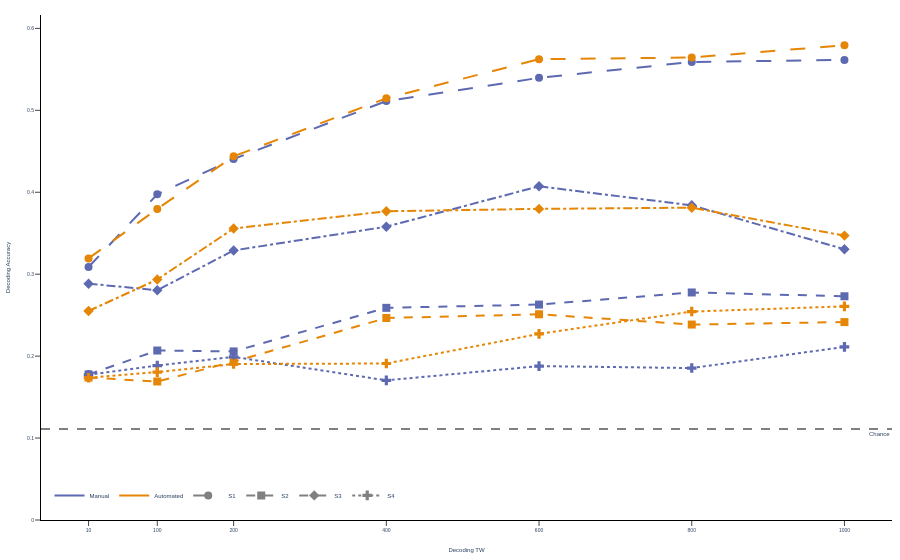

Source (notebook cell):
### Code cell
import plotly.graph_objects as go

# Prepare data: one line per patient Ã— aligner
df_plot = per_patient.copy()
df_plot["TW_value"] = df_plot["Decoding TW"].map(tw_map)

fig = go.Figure()

# assign each patient a dash style and marker
dash_styles = ["longdash", "dash", "dashdot", "dot", "longdashdot"]
marker_styles = ["circle", "square", "diamond", "cross", "triangle-up"]
patients = df_plot["Patient"].unique()
patient_dash_map = {
    patient: dash_styles[i % len(dash_styles)] for i, patient in enumerate(patients)
}
patient_marker_map = {
    patient: marker_styles[i % len(marker_styles)] for i, patient in enumerate(patients)
}

# Real traces (hidden from legend)
for patient in patients:
    for aligner in ["Manual", "Automated"]:
        df_sub = df_plot[(df_plot["Patient"] == patient) & (df_plot["Aligner"] == aligner)]
        df_sub = df_sub.sort_values("TW_value")

        fig.add_trace(
            go.Scatter(
                x=df_sub["TW_value"],
                y=df_sub["Accuracy"],
                mode="lines+markers",
                name=f"{aligner} - P{patient}",
                line=dict(
                    color=colorsmap[aligner],
                    dash=patient_dash_map[patient],
                    width=2
                ),
                marker=dict(
                    symbol=patient_marker_map[patient],
                    size=8,
                    color=colorsmap[aligner]
                ),
                showlegend=False
            )
        )

# Dummy traces for legend: aligners (color only)
for aligner in ["Manual", "Automated"]:
    fig.add_trace(
        go.Scatter(
            x=[None], y=[None],
            mode="lines",
            line=dict(color=colorsmap[aligner], width=2),
            name=aligner,
        )
    )

# Dummy traces for legend: patients (dash + marker, neutral color)
for patient in patients:
    fig.add_trace(
        go.Scatter(
            x=[None], y=[None],
            mode="lines+markers",
            line=dict(color="gray", dash=patient_dash_map[patient], width=2),
            marker=dict(symbol=patient_marker_map[patient], size=8, color="gray"),
            name=f"{patient}"
        )
    )

# Chance line
fig.add_hline(
    y=1/9,
    line_dash="dash",
    line_color="gray",
    annotation_text="Chance",
    annotation_position="bottom right"
)

# Axes formatting
fig.update_yaxes(
    title="Decoding Accuracy",
    rangemode="tozero",
    showline=True, linecolor="black", linewidth=1, ticks="outside",
    tickfont=dict(size=PLOT_STYLE['font']['size_tick']), title_font=dict(size=PLOT_STYLE['font']['size_label'])
)
fig.update_xaxes(
    title="Decoding TW",
    tickvals=list(tw_map.values()),
    ticktext=list(tw_mapms.values()),
    tickfont=dict(size=PLOT_STYLE['font']['size_tick']),
    title_font=dict(size=PLOT_STYLE['font']['size_label']),
    automargin=True,
    showline=True, linecolor="black", linewidth=1, ticks="outside"
)
fig.update_layout(
    plot_bgcolor='white',
    legend=dict(
        orientation='h',
        yanchor='bottom',
        y=0.02,
        xanchor='left',
        x=0.01,
        title_text=''
    ),
    title_text='',
    title_x=0.5,
    font=dict(size=PLOT_STYLE['font']['size_label'], family=PLOT_STYLE['font']['family']),
    margin=dict(l=35, r=8, t=15, b=40)
)

# fig.write_image(
#     "../figures/figure4/manualvsautomated_DecodingAccByDTWLinePlotbypat5.svg",
#     width=780,
#     height=543
# )

fig.show()

### Figure 1 — Plotly figure (JSON) as saved in the notebook; plotly's stock layout.template omitted (floating-point values rounded to 4 significant figures)
{"data": [{"line": {"color": "rgb(93, 105, 177)", "dash": "longdash", "width": 2}, "marker": {"color": "rgb(93, 105, 177)", "size": 8, "symbol": "circle"}, "mode": "lines+markers", "name": "Manual - PS1", "showlegend": false, "type": "scatter", "x": [0.01, 0.1, 0.2, 0.4, 0.6, 0.8, 1.0], "y": [0.3088, 0.3975, 0.4405, 0.5113, 0.5396, 0.559, 0.5615]}, {"line": {"color": "rgb(229, 134, 6)", "dash": "longdash", "width": 2}, "marker": {"color": "rgb(229, 134, 6)", "size": 8, "symbol": "circle"}, "mode": "lines+markers", "name": "Automated - PS1", "showlegend": false, "type": "scatter", "x": [0.01, 0.1, 0.2, 0.4, 0.6, 0.8, 1.0], "y": [0.3192, 0.3796, 0.4438, 0.5148, 0.5624, 0.5644, 0.5794]}, {"line": {"color": "rgb(93, 105, 177)", "dash": "dash", "width": 2}, "marker": {"color": "rgb(93, 105, 177)", "size": 8, "symbol": "square"}, "mode": "lines+markers", "name": "Manual - PS2", "showlegend": false, "type": "scatter", "x": [0.01, 0.1, 0.2, 0.4, 0.6, 0.8, 1.0], "y": [0.1777, 0.2068, 0.2057, 0.2589, 0.2629, 0.2777, 0.2731]}, {"line": {"color": "rgb(229, 134, 6)", "dash": "dash", "width": 2}, "marker": {"color": "rgb(229, 134, 6)", "size": 8, "symbol": "square"}, "mode": "lines+markers", "name": "Automated - PS2", "showlegend": false, "type": "scatter", "x": [0.01, 0.1, 0.2, 0.4, 0.6, 0.8, 1.0], "y": [0.1738, 0.169, 0.1933, 0.2465, 0.2511, 0.2385, 0.2416]}, {"line": {"color": "rgb(93, 105, 177)", "dash": "dashdot", "width": 2}, "marker": {"color": "rgb(93, 105, 177)", "size": 8, "symbol": "diamond"}, "mode": "lines+markers", "name": "Manual - PS3", "showlegend": false, "type": "scatter", "x": [0.01, 0.1, 0.2, 0.4, 0.6, 0.8, 1.0], "y": [0.2884, 0.2804, 0.329, 0.358, 0.4072, 0.3841, 0.3304]}, {"line": {"color": "rgb(229, 134, 6)", "dash": "dashdot", "width": 2}, "marker": {"color": "rgb(229, 134, 6)", "size": 8, "symbol": "diamond"}, "mode": "lines+markers", "name": "Automated - PS3", "showlegend": false, "type": "scatter", "x": [0.01, 0.1, 0.2, 0.4, 0.6, 0.8, 1.0], "y": [0.2551, 0.2935, 0.3558, 0.3768, 0.3797, 0.3812, 0.3471]}, {"line": {"color": "rgb(93, 105, 177)", "dash": "dot", "width": 2}, "marker": {"color": "rgb(93, 105, 177)", "size": 8, "symbol": "cross"}, "mode": "lines+markers", "name": "Manual - PS4", "showlegend": false, "type": "scatter", "x": [0.01, 0.1, 0.2, 0.4, 0.6, 0.8, 1.0], "y": [0.1773, 0.1885, 0.1991, 0.1704, 0.1879, 0.1854, 0.2113]}, {"line": {"color": "rgb(229, 134, 6)", "dash": "dot", "width": 2}, "marker": {"color": "rgb(229, 134, 6)", "size": 8, "symbol": "cross"}, "mode": "lines+markers", "name": "Automated - PS4", "showlegend": false, "type": "scatter", "x": [0.01, 0.1, 0.2, 0.4, 0.6, 0.8, 1.0], "y": [0.1737, 0.1805, 0.1904, 0.191, 0.2272, 0.2544, 0.2607]}, {"line": {"color": "rgb(93, 105, 177)", "width": 2}, "mode": "lines", "name": "Manual", "type": "scatter", "x": [null], "y": [null]}, {"line": {"color": "rgb(229, 134, 6)", "width": 2}, "mode": "lines", "name": "Automated", "type": "scatter", "x": [null], "y": [null]}, {"line": {"color": "gray", "dash": "longdash", "width": 2}, "marker": {"color": "gray", "size": 8, "symbol": "circle"}, "mode": "lines+markers", "name": "S1", "type": "scatter", "x": [null], "y": [null]}, {"line": {"color": "gray", "dash": "dash", "width": 2}, "marker": {"color": "gray", "size": 8, "symbol": "square"}, "mode": "lines+markers", "name": "S2", "type": "scatter", "x": [null], "y": [null]}, {"line": {"color": "gray", "dash": "dashdot", "width": 2}, "marker": {"color": "gray", "size": 8, "symbol": "diamond"}, "mode": "lines+markers", "name": "S3", "type": "scatter", "x": [null], "y": [null]}, {"line": {"color": "gray", "dash": "dot", "width": 2}, "marker": {"color": "gray", "size": 8, "symbol": "cross"}, "mode": "lines+markers", "name": "S4", "type": "scatter", "x": [null], "y": [null]}], "layout": {"annotations": [{"showarrow": false, "text": "Chance", "x": 1, "xanchor": "right", "xref": "x domain", "y": 0.1111, "yanchor": "top", "yref": "y"}], "font": {"family": "Arial", "size": 6}, "legend": {"orientation": "h", "title": {"text": ""}, "x": 0.01, "xanchor": "left", "y": 0.02, "yanchor": "bottom"}, "margin": {"b": 40, "l": 35, "r": 8, "t": 15}, "plot_bgcolor": "white", "shapes": [{"line": {"color": "gray", "dash": "dash"}, "type": "line", "x0": 0, "x1": 1, "xref": "x domain", "y0": 0.1111, "y1": 0.1111, "yref": "y"}], "title": {"text": "", "x": 0.5}, "xaxis": {"automargin": true, "linecolor": "black", "linewidth": 1, "showline": true, "tickfont": {"size": 5}, "ticks": "outside", "ticktext": ["1000", "800", "600", "400", "200", "100", "10"], "tickvals": [1, 0.8, 0.6, 0.4, 0.2, 0.1, 0.01], "title": {"font": {"size": 6}, "text": "Decoding TW"}}, "yaxis": {"linecolor": "black", "linewidth": 1, "rangemode": "tozero", "showline": true, "tickfont": {"size": 5}, "ticks": "outside", "title": {"font": {"size": 6}, "text": "Decoding Accuracy"}}}}
